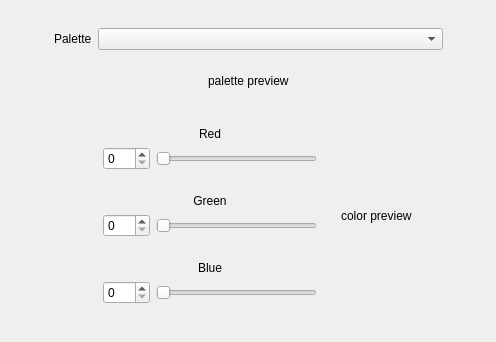
<?xml version="1.0" encoding="UTF-8"?>
<ui version="4.0">
 <class>TalesQtPaletteEditorWidget</class>
 <widget class="QWidget" name="TalesQtPaletteEditorWidget">
  <property name="geometry">
   <rect>
    <x>0</x>
    <y>0</y>
    <width>496</width>
    <height>342</height>
   </rect>
  </property>
  <property name="windowTitle">
   <string>Form</string>
  </property>
  <layout class="QHBoxLayout" name="horizontalLayout_7">
   <item>
    <spacer name="horizontalSpacer_5">
     <property name="orientation">
      <enum>Qt::Horizontal</enum>
     </property>
     <property name="sizeHint" stdset="0">
      <size>
       <width>29</width>
       <height>20</height>
      </size>
     </property>
    </spacer>
   </item>
   <item>
    <layout class="QVBoxLayout" name="verticalLayout_8">
     <item>
      <spacer name="verticalSpacer_2">
       <property name="orientation">
        <enum>Qt::Vertical</enum>
       </property>
       <property name="sizeHint" stdset="0">
        <size>
         <width>20</width>
         <height>40</height>
        </size>
       </property>
      </spacer>
     </item>
     <item>
      <layout class="QVBoxLayout" name="verticalLayout_9">
       <item>
        <widget class="QWidget" name="widget_5" native="true">
         <property name="sizePolicy">
          <sizepolicy hsizetype="Preferred" vsizetype="Maximum">
           <horstretch>0</horstretch>
           <verstretch>0</verstretch>
          </sizepolicy>
         </property>
         <layout class="QHBoxLayout" name="horizontalLayout">
          <item>
           <widget class="QLabel" name="label">
            <property name="sizePolicy">
             <sizepolicy hsizetype="Maximum" vsizetype="Preferred">
              <horstretch>0</horstretch>
              <verstretch>0</verstretch>
             </sizepolicy>
            </property>
            <property name="text">
             <string>Palette</string>
            </property>
           </widget>
          </item>
          <item>
           <widget class="QComboBox" name="paletteComboBox"/>
          </item>
         </layout>
        </widget>
       </item>
       <item>
        <widget class="QWidget" name="widget_6" native="true">
         <layout class="QHBoxLayout" name="horizontalLayout_6">
          <item>
           <spacer name="horizontalSpacer">
            <property name="orientation">
             <enum>Qt::Horizontal</enum>
            </property>
            <property name="sizeHint" stdset="0">
             <size>
              <width>40</width>
              <height>20</height>
             </size>
            </property>
           </spacer>
          </item>
          <item>
           <widget class="GenericEventLabel" name="palettePickerLabel">
            <property name="mouseTracking">
             <bool>true</bool>
            </property>
            <property name="text">
             <string>palette preview</string>
            </property>
            <property name="alignment">
             <set>Qt::AlignLeading|Qt::AlignLeft|Qt::AlignTop</set>
            </property>
           </widget>
          </item>
          <item>
           <spacer name="horizontalSpacer_2">
            <property name="orientation">
             <enum>Qt::Horizontal</enum>
            </property>
            <property name="sizeHint" stdset="0">
             <size>
              <width>40</width>
              <height>20</height>
             </size>
            </property>
           </spacer>
          </item>
         </layout>
        </widget>
       </item>
      </layout>
     </item>
     <item>
      <layout class="QHBoxLayout" name="horizontalLayout_5">
       <item>
        <spacer name="horizontalSpacer_3">
         <property name="orientation">
          <enum>Qt::Horizontal</enum>
         </property>
         <property name="sizeHint" stdset="0">
          <size>
           <width>40</width>
           <height>20</height>
          </size>
         </property>
        </spacer>
       </item>
       <item>
        <widget class="QWidget" name="widget_4" native="true">
         <property name="sizePolicy">
          <sizepolicy hsizetype="Maximum" vsizetype="Preferred">
           <horstretch>0</horstretch>
           <verstretch>0</verstretch>
          </sizepolicy>
         </property>
         <property name="minimumSize">
          <size>
           <width>250</width>
           <height>0</height>
          </size>
         </property>
         <layout class="QVBoxLayout" name="verticalLayout_7">
          <item>
           <widget class="QWidget" name="widget" native="true">
            <layout class="QVBoxLayout" name="verticalLayout_2">
             <item>
              <layout class="QVBoxLayout" name="verticalLayout">
               <item>
                <widget class="QLabel" name="label_4">
                 <property name="text">
                  <string>Red</string>
                 </property>
                 <property name="alignment">
                  <set>Qt::AlignCenter</set>
                 </property>
                </widget>
               </item>
               <item>
                <layout class="QHBoxLayout" name="horizontalLayout_2">
                 <item>
                  <widget class="QSpinBox" name="redSpinBox">
                   <property name="maximum">
                    <number>255</number>
                   </property>
                   <property name="singleStep">
                    <number>16</number>
                   </property>
                  </widget>
                 </item>
                 <item>
                  <widget class="QSlider" name="redSlider">
                   <property name="maximum">
                    <number>240</number>
                   </property>
                   <property name="singleStep">
                    <number>16</number>
                   </property>
                   <property name="pageStep">
                    <number>16</number>
                   </property>
                   <property name="orientation">
                    <enum>Qt::Horizontal</enum>
                   </property>
                  </widget>
                 </item>
                </layout>
               </item>
              </layout>
             </item>
            </layout>
           </widget>
          </item>
          <item>
           <widget class="QWidget" name="widget_2" native="true">
            <layout class="QVBoxLayout" name="verticalLayout_3">
             <item>
              <layout class="QVBoxLayout" name="verticalLayout_4">
               <item>
                <widget class="QLabel" name="label_5">
                 <property name="text">
                  <string>Green</string>
                 </property>
                 <property name="alignment">
                  <set>Qt::AlignCenter</set>
                 </property>
                </widget>
               </item>
               <item>
                <layout class="QHBoxLayout" name="horizontalLayout_3">
                 <item>
                  <widget class="QSpinBox" name="greenSpinBox">
                   <property name="maximum">
                    <number>255</number>
                   </property>
                   <property name="singleStep">
                    <number>16</number>
                   </property>
                  </widget>
                 </item>
                 <item>
                  <widget class="QSlider" name="greenSlider">
                   <property name="maximum">
                    <number>240</number>
                   </property>
                   <property name="singleStep">
                    <number>16</number>
                   </property>
                   <property name="pageStep">
                    <number>16</number>
                   </property>
                   <property name="orientation">
                    <enum>Qt::Horizontal</enum>
                   </property>
                  </widget>
                 </item>
                </layout>
               </item>
              </layout>
             </item>
            </layout>
           </widget>
          </item>
          <item>
           <widget class="QWidget" name="widget_3" native="true">
            <layout class="QVBoxLayout" name="verticalLayout_5">
             <item>
              <layout class="QVBoxLayout" name="verticalLayout_6">
               <item>
                <widget class="QLabel" name="label_6">
                 <property name="text">
                  <string>Blue</string>
                 </property>
                 <property name="alignment">
                  <set>Qt::AlignCenter</set>
                 </property>
                </widget>
               </item>
               <item>
                <layout class="QHBoxLayout" name="horizontalLayout_4">
                 <item>
                  <widget class="QSpinBox" name="blueSpinBox">
                   <property name="maximum">
                    <number>255</number>
                   </property>
                   <property name="singleStep">
                    <number>16</number>
                   </property>
                  </widget>
                 </item>
                 <item>
                  <widget class="QSlider" name="blueSlider">
                   <property name="maximum">
                    <number>240</number>
                   </property>
                   <property name="singleStep">
                    <number>16</number>
                   </property>
                   <property name="pageStep">
                    <number>16</number>
                   </property>
                   <property name="orientation">
                    <enum>Qt::Horizontal</enum>
                   </property>
                  </widget>
                 </item>
                </layout>
               </item>
              </layout>
             </item>
            </layout>
           </widget>
          </item>
         </layout>
        </widget>
       </item>
       <item>
        <widget class="QLabel" name="colorPreviewLabel">
         <property name="text">
          <string>color preview</string>
         </property>
         <property name="alignment">
          <set>Qt::AlignLeading|Qt::AlignLeft|Qt::AlignVCenter</set>
         </property>
        </widget>
       </item>
       <item>
        <spacer name="horizontalSpacer_4">
         <property name="orientation">
          <enum>Qt::Horizontal</enum>
         </property>
         <property name="sizeHint" stdset="0">
          <size>
           <width>40</width>
           <height>20</height>
          </size>
         </property>
        </spacer>
       </item>
      </layout>
     </item>
     <item>
      <spacer name="verticalSpacer">
       <property name="orientation">
        <enum>Qt::Vertical</enum>
       </property>
       <property name="sizeHint" stdset="0">
        <size>
         <width>20</width>
         <height>40</height>
        </size>
       </property>
      </spacer>
     </item>
    </layout>
   </item>
   <item>
    <spacer name="horizontalSpacer_6">
     <property name="orientation">
      <enum>Qt::Horizontal</enum>
     </property>
     <property name="sizeHint" stdset="0">
      <size>
       <width>29</width>
       <height>20</height>
      </size>
     </property>
    </spacer>
   </item>
  </layout>
 </widget>
 <customwidgets>
  <customwidget>
   <class>GenericEventLabel</class>
   <extends>QLabel</extends>
   <header>genericeventlabel.h</header>
  </customwidget>
 </customwidgets>
 <resources/>
 <connections/>
</ui>
